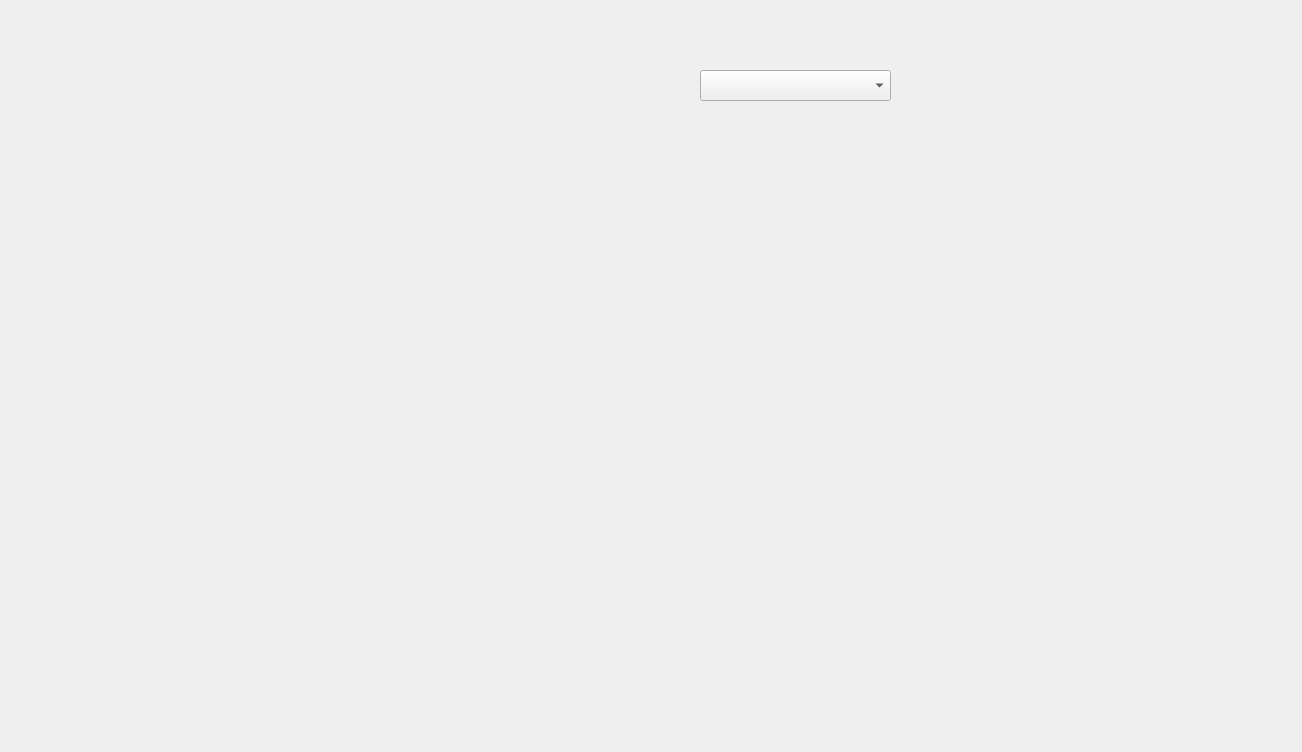
<?xml version="1.0" encoding="UTF-8"?>
<ui version="4.0">
 <class>statistic</class>
 <widget class="QDialog" name="statistic">
  <property name="geometry">
   <rect>
    <x>0</x>
    <y>0</y>
    <width>1302</width>
    <height>752</height>
   </rect>
  </property>
  <property name="windowTitle">
   <string>Dialog</string>
  </property>
  <widget class="QStackedWidget" name="stackedWidget">
   <property name="geometry">
    <rect>
     <x>430</x>
     <y>190</y>
     <width>451</width>
     <height>361</height>
    </rect>
   </property>
   <property name="styleSheet">
    <string notr="true">QWidget{
    image: url(&quot;C:/Users/Emna/Desktop/Atelier_Connexion/image/statistic.png&quot;);
    width:20%; 
    height: 20%; 
}</string>
   </property>
   <widget class="QWidget" name="page"/>
   <widget class="QWidget" name="page_2"/>
  </widget>
  <widget class="QComboBox" name="statistic_2">
   <property name="geometry">
    <rect>
     <x>700</x>
     <y>70</y>
     <width>191</width>
     <height>31</height>
    </rect>
   </property>
  </widget>
  <widget class="QWidget" name="chartwidget" native="true">
   <property name="geometry">
    <rect>
     <x>60</x>
     <y>230</y>
     <width>351</width>
     <height>231</height>
    </rect>
   </property>
  </widget>
 </widget>
 <resources/>
 <connections/>
</ui>
